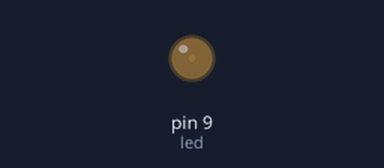
This sketch was run on a simulated Arduino Uno, built with avr-gcc and run on an emulated ATmega328P. Parts: output pins drawn as LEDs (lit = HIGH).

Above: at 0.05 s.
At 1.15 s:
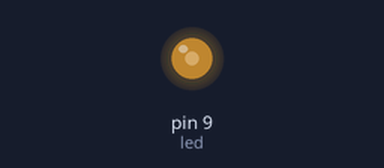
At 2.3 s:
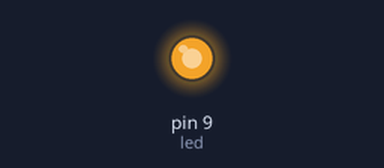
At 4.55 s:
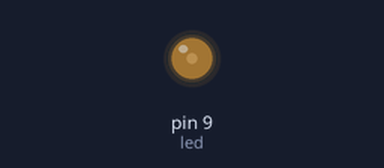
Timing chart, 0 to 6.6 s (numbered marks = the images above):
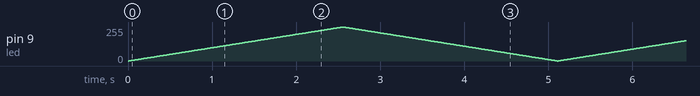

The sketch:

pwm_1_soluzione_doppio_while_byte.ino
```cpp
/*
   Fade sali e scendi

   PWM per un LED: aumentare progressivamente la luminosita'.
   Aumenta e diminuisce la luminostia' usando un ciclo while
 */

byte led  = 9   ;     // Il pin ~9 e' abilitato al PWM
byte brightness = 0;  // Valore iniziale per il PWM del LED

// the setup routine runs once when you press reset:
void setup()  {
  pinMode(led, OUTPUT); // Il PIN nove va dichiarato come un OUTPUT
}

void loop()  {
    while (brightness < 255) {
  analogWrite(led, brightness);  // La funziona analogWrite utilizza il PWM
  // a 8 bit integrato nel MCU: simula un serie di valori intermedi
  // nell'intervallo discreto con minimo 0 (spento) e  massimo 255 (acceso).
  delay(10);
  brightness = brightness + 1; // Incrementiamo la luminosita'
    }

    while (brightness > 0) {
  analogWrite(led, brightness);  // La funziona analogWrite utilizza il PWM
  delay(10);
  brightness = brightness - 1; // Decrementiamo la luminosita'
    }


}
/*
- basic/pwm/pwm_3_fade_reverser/pwm_3_fade_reverser.ino
E molto piu' snello utilizzando il solo ciclo loop come iteratore
e una condizione per cambiare l'incremento
*/
```
